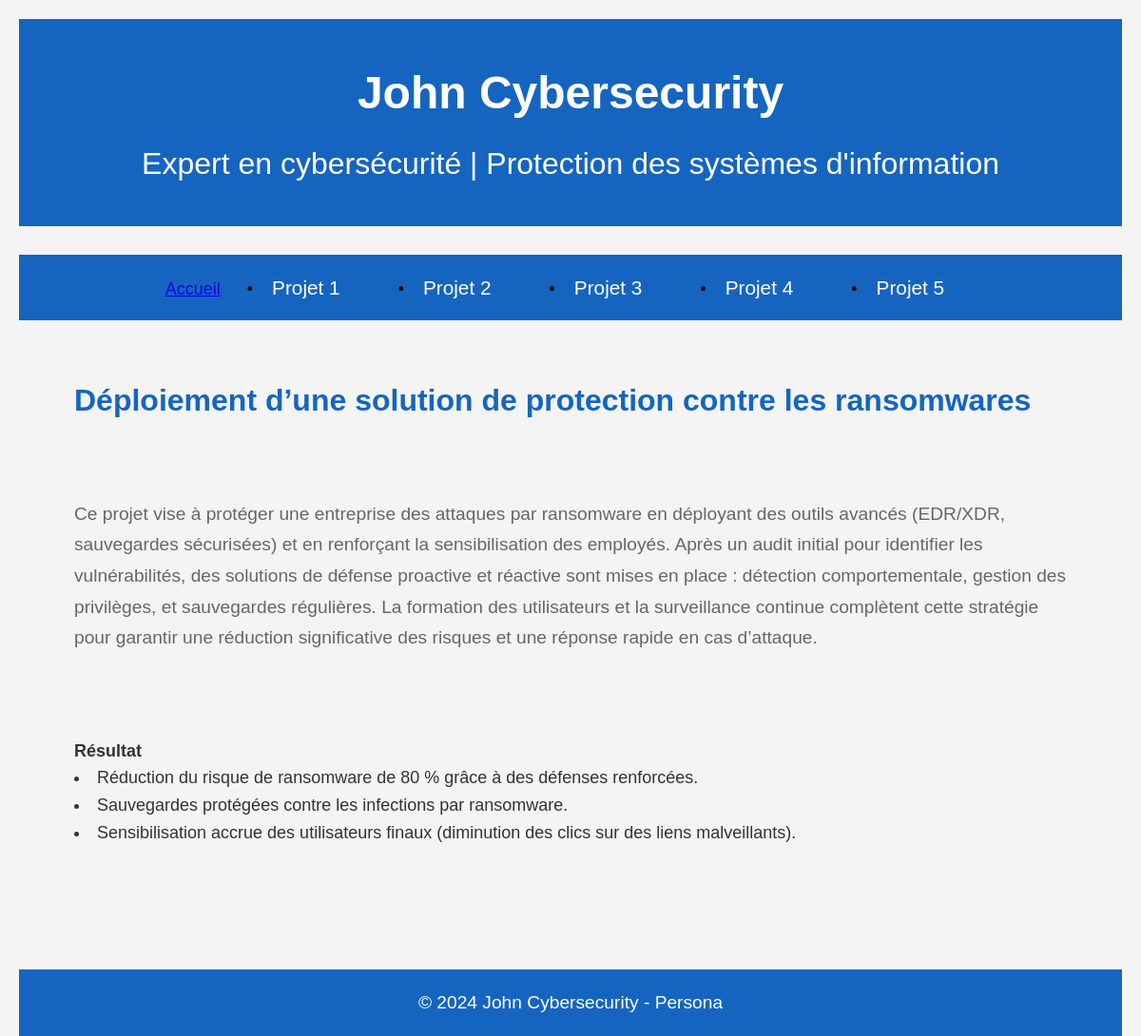
/projet2.php, run on the app's committed database.
### tables this page shows
CREATE TABLE IF NOT EXISTS `Projet` (
    `Projet_id` int AUTO_INCREMENT,
    `Name` varchar(200) NOT NULL,
    `Description` varchar(700),
    `other1` varchar(300),
    `other2` varchar(300),
    `other3` varchar(300),
    PRIMARY KEY (`Projet_id`)
);

### variables.php (called while the page is built)
<?php
$employeesStatement = $mysqlClient->prepare('SELECT * FROM Projet');
$employeesStatement->execute();
$Projet = $employeesStatement->fetchAll();

### projet2.php (the view, shortened to what this page needs)
<?php
require_once(__DIR__ . '/databaseconnect.php');
require_once(__DIR__ . '/variables.php');
?>
<!DOCTYPE html>
<html lang="fr">
<head>
    <link rel="stylesheet" href="styles.css">
</head>
<body>
    <header>
        <div class="container">
            <h1>John Cybersecurity</h1>
            <p>Expert en cybersécurité | Protection des systèmes d'information</p>
        </div>
    </header>
    <nav>
        <ul class="menu">
            <a href="index.php">Accueil</a>
            <li><a href="projet1.php">Projet 1</a></li>
            <li><a href="projet2.php">Projet 2</a></li>
            <li><a href="projet3.php">Projet 3</a></li>
            <li><a href="projet4.php">Projet 4</a></li>
            <li><a href="projet5.php">Projet 5</a></li>
        </ul>
    </nav>
    <section id="project1" class="section">
        <div class="container">
            <br>
            <h2><?php echo $Projet[1]["Name"]?></h2>
            <br><br>
            <p><?php echo $Projet[1]["Description"]?></p>
            <br><br>
            <strong><?php echo "Résultat"?></strong>
            <br>
            <li><?php echo $Projet[1][3]?></li>
            <li><?php echo $Projet[1][4]?></li>
            <li><?php echo $Projet[1][5]?></li>
            <br>
        </div>
    </section>
    <footer>
        <div class="container">
            <p>&copy; 2024 John Cybersecurity - Persona</p>
        </div>
    </footer>
</body>
</html>

### styles.css (style rules this page uses)
* { margin: 0; padding: 0; box-sizing: border-box; }
body { font-family: 'Arial', sans-serif; line-height: 1.6; background-color: #f4f4f4; color: #333; padding: 20px; display: flex; flex-direction: column; height: 100vh; margin: 0; }
.container { width: 90%; max-width: 1200px; margin: 0 auto; }
header { background-color: #1565c0; color: #fff; padding: 40px 0; text-align: center; margin-bottom: 30px; }
header h1 { font-size: 2.5rem; margin-bottom: 10px; }
header p { font-size: 1.2rem; }
nav { background-color: #1565c0; text-align: center; margin-bottom: 30px; }
nav ul { list-style: none; padding: 10px 0; }
nav ul li { display: inline-block; margin: 0 15px; }
nav ul li a { text-decoration: none; color: #fff; font-size: 1.1rem; padding: 10px; transition: color 0.3s ease; }
.section { margin-bottom: 50px; }
.section h2 { font-size: 2rem; color: #1565c0; margin-bottom: 20px; }
.section p { font-size: 1.1rem; color: #666; line-height: 1.7; margin-bottom: 30px; }
ul { list-style: none; padding: 0; }
ul li { font-size: 1.1rem; padding: 8px; }
ul li::before { content: "•"; color: #000; margin-right: 10px; }
footer { text-align: center; background-color: #1565c0; color: #fff; padding: 20px; margin-top: 50px; }
footer p { font-size: 1rem; }
@media (min-width: 1024px) { body { font-size: 18px; } }
@media (min-width: 1024px) { header h1 { font-size: 3rem; } }
@media (min-width: 1024px) { header p { font-size: 2rem; } }
@media (min-width: 1024px) { nav ul li a { font-size: 1.3rem; } }
@media (min-width: 1024px) { .section h2 { font-size: 2rem; } }
@media (min-width: 1024px) { .section p { font-size: 1.2rem; } }
@media (min-width: 1024px) { footer p { font-size: 1.2rem; } }

### data on the page
projet: Name "Déploiement d’une solution de protection contre les ransomwares", Description "Ce projet vise à protéger une entreprise des attaques par ransomware en déployant des outils avancés (EDR/XDR, sauvegardes sécurisées) et en renforçant la sensibilisation des employés. Après un audit initial pour identifier les vulnérabilités, des solutions de défense proactive et réactive sont mises en place : détection comportementale, gestion des privilèges, et sauvegardes régulières. La formation des utilisateurs et la surveillance continue complètent cette stratégie pour garantir une réduction significative des risques et une réponse rapide en cas d’attaque.", other1 "Réduction du risque de ransomware de 80 % grâce à des défenses renforcées.", other2 "Sauvegardes protégées contre les infections par ransomware.", other3 "Sensibilisation accrue des utilisateurs finaux (diminution des clics sur des liens malveillants)."
